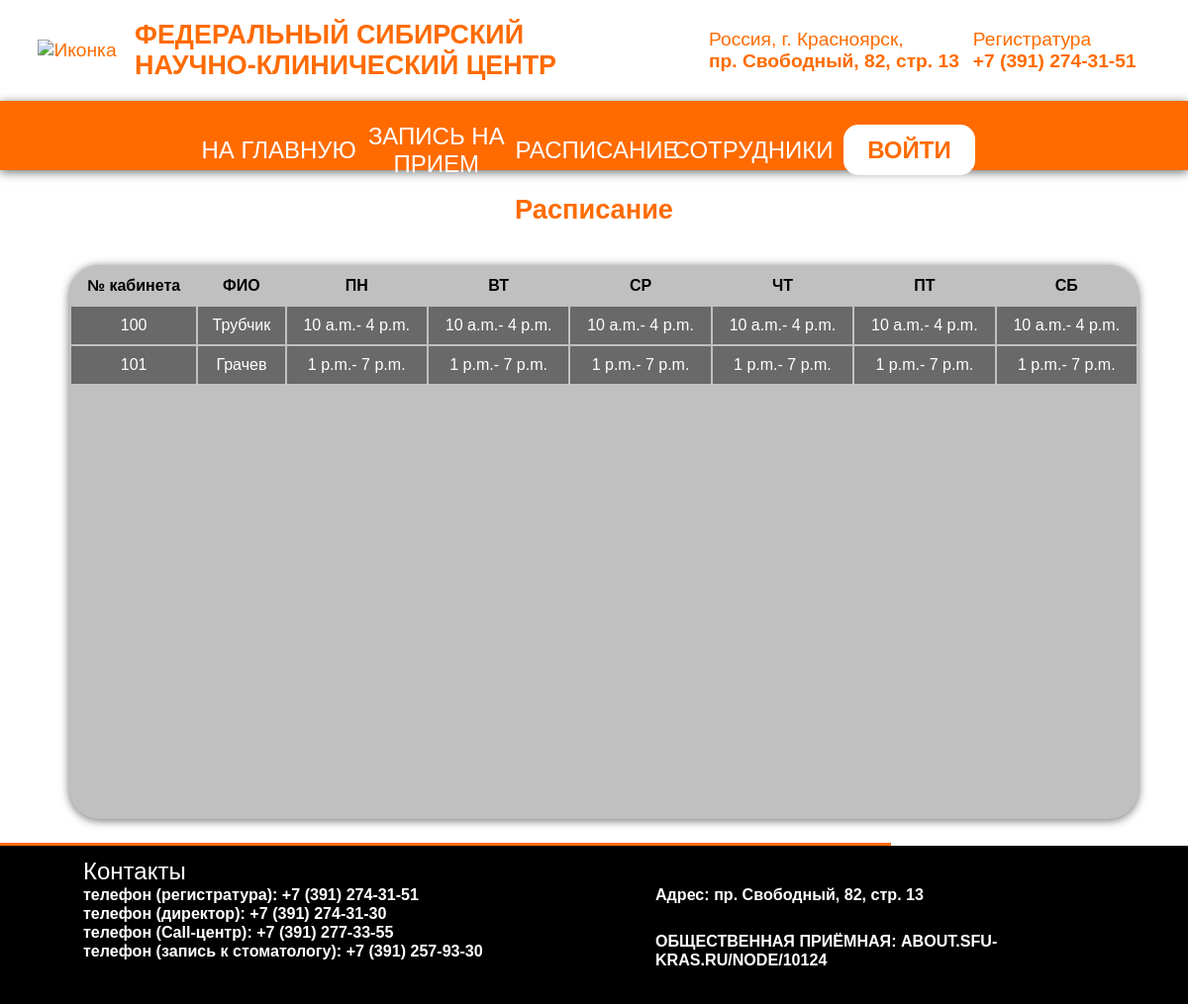
Page /timetable on the committed database.
### main/models.py (models this page shows, shortened)
class Timetable(models.Model):
    doctor = models.ForeignKey(Doctor, on_delete=models.CASCADE, verbose_name='doctor')
    monstart = models.TimeField(default="00:00:00")
    monend = models.TimeField(default="00:00:00")
    tuestart = models.TimeField(default="00:00:00")
    tueend = models.TimeField(default="00:00:00")
    wedstart = models.TimeField(default="00:00:00")
    wedend = models.TimeField(default="00:00:00")
    thstart = models.TimeField(default="00:00:00")
    thnend = models.TimeField(default="00:00:00")
    frstart = models.TimeField(default="00:00:00")
    frend = models.TimeField(default="00:00:00")
    msatstart = models.TimeField(default="00:00:00")
    satend = models.TimeField(default="00:00:00")
    def __str__(self):
        return self.doctor.surname + ' ' + self.doctor.name

class Doctor(models.Model):
    surname = models.CharField(max_length=50, verbose_name='doctor surname')
    name = models.CharField(max_length=50, verbose_name='doctor name')
    patronymic = models.CharField(max_length=50, verbose_name='doctor patronymic')
    position = models.CharField(max_length=50, verbose_name='doctor position')
    cabinet = models.ForeignKey(Cabinet, on_delete=models.CASCADE, verbose_name='cabinet')

class Cabinet(models.Model):
    number = models.IntegerField(verbose_name='number')
    department = models.ForeignKey(Department, on_delete=models.CASCADE, verbose_name='department')
    def __str__(self):
        return str(self.number)

### main/views.py (the view)
# urls.py: path('timetable', views.timetable, name='timetable'),
@cache_page(60 * 3)
def timetable(request):
    timetable = Timetable.objects.all()
    print(timetable)
    return render(request, "main/Timetable.html", {'timetable': timetable})

### main/templates/main/Timetable.html (shortened to what this page needs)
{% extends 'layout.html' %}
{% block b %}
<td id="coll1"><a href="/">На главную</a></td>{% endblock %}
{% block entrance %}
    <div class="contented">
             <div class="content-header">
                <p><b>Расписание</b></p>
             </div>
                <div class="timetable">
                    <table>
                        <tr>
                            <th>№ кабинета</th>
                            <th>ФИО</th>
                            <th>ПН</th>
                            <th>ВТ</th>
                            <th>СР</th>
                            <th>ЧТ</th>
                            <th>ПТ</th>
                            <th>СБ</th>
                            {% for i in timetable %}
                        <tr>
                            <td>{{ i.doctor.cabinet }}</td>
                            <td>{{ i.doctor.surname }}</td>
                            <td>{{i.monstart}}- {{i.monend}}</td>
                            <td>{{i.tuestart}}- {{i.tueend}}</td>
                            <td>{{i.wedstart}}- {{i.wedend}}</td>
                            <td>{{i.thstart}}- {{i.thnend}}</td>
                            <td>{{i.frstart}}- {{i.frend}}</td>
                            <td>{{i.msatstart}}- {{i.satend}}</td>
                        </tr>
                        {% endfor %}
                    </table>
                </div>
    </div>
{% endblock %}

### main/static/css/style.css (style rules this page uses)
*, *::before, *::after { box-sizing: border-box; }
* { margin:0; padding:0; }
table { width:100%; }
a { text-decoration: none; color:#fff; }
a, a:after, a:before { transition: all .5s; }
a { text-transform: uppercase; overflow: hidden; z-index: 1; }
a:after { color: transparent; width: 1px; height: 1px; border-radius: 50%; background: transparent; }
.tr-2 td { margin: 20px 0; }
#coll1 { display: inline-block; width: 20%; }
.content-header { text-align: center; padding-top:2%; font-size:170%; color:#ff6b00; font-family: Trebuchet MS, sans-serif; }
.timetable { box-shadow: 0 1.5px 10px #6E6E6E; font-family: Trebuchet MS, sans-serif; text-align: center; border-collapse: separate; border-spacing: 5px; background:#C0C0C0; border-radius:30px; margin:40px 0 20px 70px; width:90%; position:relative; min-height: calc(100vh - 240px); display: inline-block; }
.timetable th { padding:10px }
.timetable td { background-color:#696969; padding:10px; color:#fff; }

### rows in the picture
Timetable: doctor.cabinet "100", doctor.surname "Трубчик", monstart "10 a.m.", monend "4 p.m.", tuestart "10 a.m.", tueend "4 p.m.", wedstart "10 a.m.", wedend "4 p.m.", thstart "10 a.m.", thnend "4 p.m.", frstart "10 a.m.", frend "4 p.m.", msatstart "10 a.m.", satend "4 p.m."
Timetable: doctor.cabinet "101", doctor.surname "Грачев", monstart "1 p.m.", monend "7 p.m.", tuestart "1 p.m.", tueend "7 p.m.", wedstart "1 p.m.", wedend "7 p.m.", thstart "1 p.m.", thnend "7 p.m.", frstart "1 p.m.", frend "7 p.m.", msatstart "1 p.m.", satend "7 p.m."
